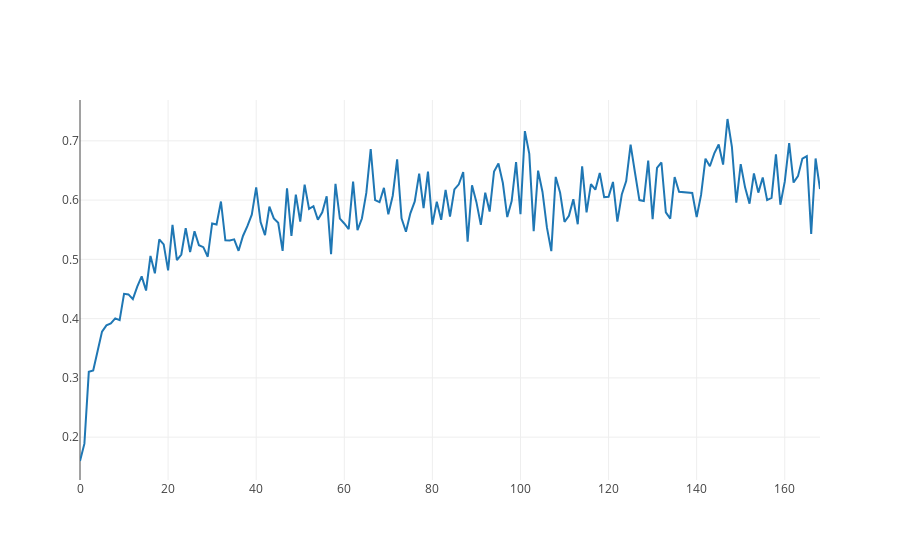

The notebook cell this image was saved under:
### Code cell
# noexport

plot_response_rate_since_last_impression_per_hour_oneweek()

### Figure 1 — Plotly figure (JSON) as saved in the notebook; plotly's stock layout.template omitted (floating-point values rounded to 4 significant figures; data arrays with more than 128 entries replaced by an {"elided": "..."} marker saying what was removed)
{"data": [{"type": "scatter", "uid": "2b440ab9-8cc3-48f9-b250-9158f32fd76f", "x": {"elided": "169 int values"}, "y": {"elided": "169 float values"}}], "layout": {}}
